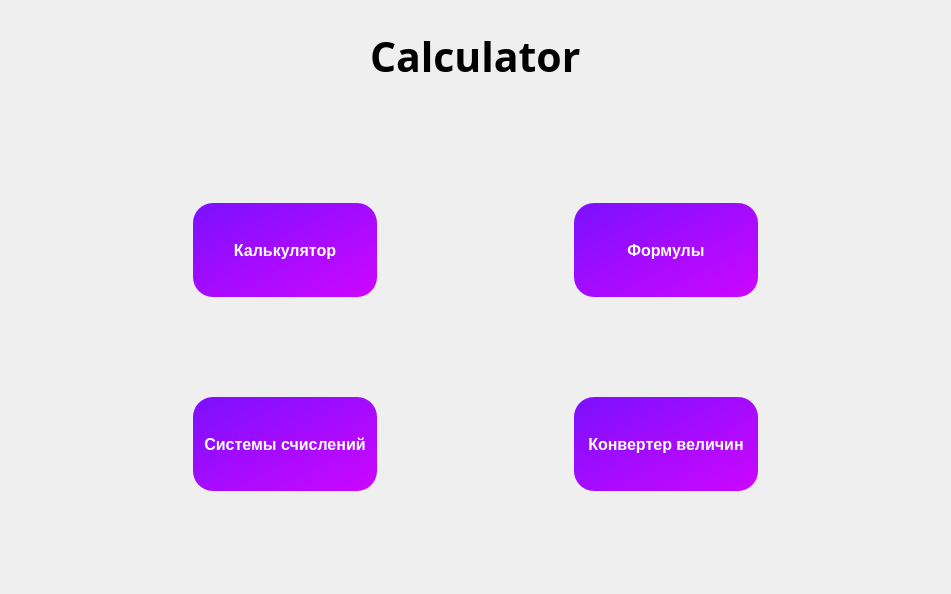
<?xml version="1.0" encoding="UTF-8"?>
<ui version="4.0">
 <class>MainWindow</class>
 <widget class="QMainWindow" name="MainWindow">
  <property name="geometry">
   <rect>
    <x>0</x>
    <y>0</y>
    <width>951</width>
    <height>594</height>
   </rect>
  </property>
  <property name="windowTitle">
   <string>Многофункциональный калькулятор</string>
  </property>
  <property name="styleSheet">
   <string notr="true">#centralwidget { 
            background-image:url(&quot;pic1.jpg&quot;); background-position: center;}</string>
  </property>
  <widget class="QWidget" name="centralwidget">
   <layout class="QGridLayout" name="gridLayout">
    <item row="4" column="1">
     <widget class="QPushButton" name="number_btn">
      <property name="sizePolicy">
       <sizepolicy hsizetype="Expanding" vsizetype="Expanding">
        <horstretch>0</horstretch>
        <verstretch>0</verstretch>
       </sizepolicy>
      </property>
      <property name="font">
       <font>
        <family>Arial</family>
        <pointsize>12</pointsize>
        <weight>75</weight>
        <bold>true</bold>
       </font>
      </property>
      <property name="cursor">
       <cursorShape>PointingHandCursor</cursorShape>
      </property>
      <property name="styleSheet">
       <string notr="true">background-color: qlineargradient(spread:pad, x1:0, y1:0, x2:1, y2:1, stop:0 rgba(124, 16, 255, 255), stop:1 rgba(205, 6, 255, 255));
color: rgb(255, 255, 255);
border-radius:20px;</string>
      </property>
      <property name="text">
       <string>Системы счислений</string>
      </property>
     </widget>
    </item>
    <item row="2" column="4">
     <spacer name="horizontalSpacer_3">
      <property name="orientation">
       <enum>Qt::Horizontal</enum>
      </property>
      <property name="sizeHint" stdset="0">
       <size>
        <width>40</width>
        <height>20</height>
       </size>
      </property>
     </spacer>
    </item>
    <item row="2" column="3">
     <widget class="QPushButton" name="form_btn">
      <property name="sizePolicy">
       <sizepolicy hsizetype="Expanding" vsizetype="Expanding">
        <horstretch>0</horstretch>
        <verstretch>0</verstretch>
       </sizepolicy>
      </property>
      <property name="font">
       <font>
        <family>Arial</family>
        <pointsize>12</pointsize>
        <weight>75</weight>
        <italic>false</italic>
        <bold>true</bold>
        <strikeout>false</strikeout>
       </font>
      </property>
      <property name="cursor">
       <cursorShape>PointingHandCursor</cursorShape>
      </property>
      <property name="focusPolicy">
       <enum>Qt::WheelFocus</enum>
      </property>
      <property name="styleSheet">
       <string notr="true">background-color: rgb(183, 183, 255);
color: rgb(255, 255, 255);
background-color: qlineargradient(spread:pad, x1:0, y1:0, x2:1, y2:1, stop:0 rgba(124, 16, 255, 255), stop:1 rgba(205, 6, 255, 255));
border-radius:20px;
</string>
      </property>
      <property name="text">
       <string>Формулы</string>
      </property>
     </widget>
    </item>
    <item row="2" column="0">
     <spacer name="horizontalSpacer_2">
      <property name="orientation">
       <enum>Qt::Horizontal</enum>
      </property>
      <property name="sizeHint" stdset="0">
       <size>
        <width>40</width>
        <height>20</height>
       </size>
      </property>
     </spacer>
    </item>
    <item row="2" column="1">
     <widget class="QPushButton" name="calc_btn">
      <property name="sizePolicy">
       <sizepolicy hsizetype="Expanding" vsizetype="Expanding">
        <horstretch>0</horstretch>
        <verstretch>0</verstretch>
       </sizepolicy>
      </property>
      <property name="font">
       <font>
        <family>Arial</family>
        <pointsize>12</pointsize>
        <weight>75</weight>
        <bold>true</bold>
       </font>
      </property>
      <property name="cursor">
       <cursorShape>PointingHandCursor</cursorShape>
      </property>
      <property name="styleSheet">
       <string notr="true">background-color: qlineargradient(spread:pad, x1:0, y1:0, x2:1, y2:1, stop:0 rgba(124, 16, 255, 255), stop:1 rgba(205, 6, 255, 255));
border-radius:20px;
color: rgb(255, 255, 255);</string>
      </property>
      <property name="text">
       <string>Калькулятор</string>
      </property>
     </widget>
    </item>
    <item row="3" column="3">
     <spacer name="verticalSpacer_3">
      <property name="orientation">
       <enum>Qt::Vertical</enum>
      </property>
      <property name="sizeHint" stdset="0">
       <size>
        <width>20</width>
        <height>40</height>
       </size>
      </property>
     </spacer>
    </item>
    <item row="3" column="1">
     <spacer name="verticalSpacer_2">
      <property name="orientation">
       <enum>Qt::Vertical</enum>
      </property>
      <property name="sizeHint" stdset="0">
       <size>
        <width>20</width>
        <height>40</height>
       </size>
      </property>
     </spacer>
    </item>
    <item row="5" column="1">
     <spacer name="verticalSpacer_4">
      <property name="orientation">
       <enum>Qt::Vertical</enum>
      </property>
      <property name="sizeHint" stdset="0">
       <size>
        <width>20</width>
        <height>40</height>
       </size>
      </property>
     </spacer>
    </item>
    <item row="2" column="2">
     <spacer name="horizontalSpacer">
      <property name="orientation">
       <enum>Qt::Horizontal</enum>
      </property>
      <property name="sizeHint" stdset="0">
       <size>
        <width>40</width>
        <height>20</height>
       </size>
      </property>
     </spacer>
    </item>
    <item row="0" column="1" colspan="3" alignment="Qt::AlignHCenter">
     <widget class="QLabel" name="label">
      <property name="sizePolicy">
       <sizepolicy hsizetype="Expanding" vsizetype="Expanding">
        <horstretch>0</horstretch>
        <verstretch>0</verstretch>
       </sizepolicy>
      </property>
      <property name="font">
       <font>
        <family>Rockwell</family>
        <pointsize>31</pointsize>
        <weight>75</weight>
        <bold>true</bold>
       </font>
      </property>
      <property name="styleSheet">
       <string notr="true">background-color: rgba(255, 255, 255, 0);</string>
      </property>
      <property name="text">
       <string>Calculator</string>
      </property>
     </widget>
    </item>
    <item row="1" column="1">
     <spacer name="verticalSpacer">
      <property name="orientation">
       <enum>Qt::Vertical</enum>
      </property>
      <property name="sizeHint" stdset="0">
       <size>
        <width>20</width>
        <height>40</height>
       </size>
      </property>
     </spacer>
    </item>
    <item row="4" column="3">
     <widget class="QPushButton" name="converter_btn">
      <property name="sizePolicy">
       <sizepolicy hsizetype="Expanding" vsizetype="Expanding">
        <horstretch>0</horstretch>
        <verstretch>0</verstretch>
       </sizepolicy>
      </property>
      <property name="font">
       <font>
        <family>Arial</family>
        <pointsize>12</pointsize>
        <weight>75</weight>
        <bold>true</bold>
       </font>
      </property>
      <property name="cursor">
       <cursorShape>PointingHandCursor</cursorShape>
      </property>
      <property name="styleSheet">
       <string notr="true">background-color: qlineargradient(spread:pad, x1:0, y1:0, x2:1, y2:1, stop:0 rgba(124, 16, 255, 255), stop:1 rgba(205, 6, 255, 255));
color: rgb(255, 255, 255);
border-radius:20px;</string>
      </property>
      <property name="text">
       <string>Конвертер величин</string>
      </property>
     </widget>
    </item>
   </layout>
  </widget>
 </widget>
 <resources/>
 <connections/>
</ui>
